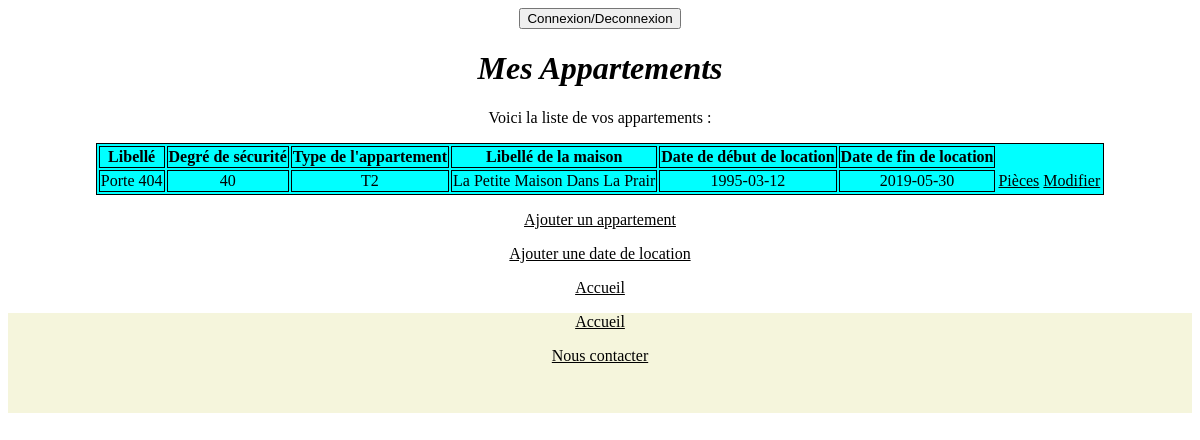
Screenshot of /index.php?cible=appartements&fonction=afficherAppartements (signed in) with the database file from the repository.
### tables this page shows
CREATE TABLE IF NOT EXISTS `appartement` (
  `Id_Appartement` int(11) NOT NULL AUTO_INCREMENT,
  `degreSecuriteAppartement` varchar(30) DEFAULT NULL,
  `libelleAppartement` varchar(30) DEFAULT NULL,
  `Id_Type_Appartement` int(11) NOT NULL,
  `Id_Maison` int(11) NOT NULL,
  PRIMARY KEY (`Id_Appartement`),
  KEY `Id_Type_Appartement` (`Id_Type_Appartement`),
  KEY `Id_Maison` (`Id_Maison`)
);

CREATE TABLE IF NOT EXISTS `type_appartement` (
  `Id_Type_Appartement` int(11) NOT NULL AUTO_INCREMENT,
  `libelle_type_appartement` varchar(50) DEFAULT NULL,
  PRIMARY KEY (`Id_Type_Appartement`)
);

CREATE TABLE IF NOT EXISTS `maison` (
  `Id_Maison` int(11) NOT NULL AUTO_INCREMENT,
  `nomMaison` varchar(30) DEFAULT NULL,
  `degreIsolation` int(11) DEFAULT NULL,
  `evaluationBase` varchar(30) DEFAULT NULL,
  `Id_Adresse` int(11) NOT NULL,
  PRIMARY KEY (`Id_Maison`),
  KEY `Id_Adresse` (`Id_Adresse`)
);

CREATE TABLE IF NOT EXISTS `locataire` (
  `Id_Appartement` int(11) NOT NULL,
  `dateDebutLocation` date NOT NULL,
  `dateFinLocation` date DEFAULT NULL,
  `Id_Utilisateur` int(11) NOT NULL,
  PRIMARY KEY (`Id_Appartement`,`dateDebutLocation`),
  KEY `Id_Utilisateur` (`Id_Utilisateur`)
);

### controleurs/appartements.php (called while the page is built, shortened)
<?php
include('./modele/requetes.appartements.php');
if (!isset($_GET['fonction']) || empty($_GET['fonction'])) {
    $function = "accueil";
    $alerte = "";
} else {
    $function = $_GET['fonction'];
}
switch ($function) {
    case 'afficherAppartements':
        $vue = "appartement";
        $title = "Mes Appartements";
        $entete = "Voici la liste de vos appartements :";
        $afficherAppartements = afficherAppartements($bdd);
        break;
}
include ('vues/header.php');
include ('vues/' . $vue . '.php');
include ('vues/footer.php');
?>

### index.php (called while the page is built, shortened)
<?php
if (isset($_GET['cible']) && !empty($_GET['cible'])) {
    $url = $_GET['cible'];
} else {
    $url = 'principal';
}
include('controleurs/' . $url . '.php');

### modele/requetes.appartements.php (called while the page is built, shortened)
<?php
function afficherAppartements(mysqli $bdd) {
    $query = 'SELECT * FROM `appartement` NATURAL JOIN locataire NATURAL JOIN maison NATURAL JOIN type_appartement WHERE Id_Utilisateur=' . $_SESSION['id'] . '';
    return mysqli_query($bdd, $query);
}
?>

### vues/appartement.php (the view, shortened to what this page needs)
<!DOCTYPE html>
    <html lang="fr">
        <head>
            <link rel="stylesheet" href="public/css/styles_con.css"/>
        </head>
    <body>
        <p><?php echo $entete; ?></p>
        <table class='appartement_table'>
        	<thead>
        		<tr>
                    <th class='appartement_td'>Libellé</th>
        			<th class='appartement_td'>Degré de sécurité</th>
                    <th class='appartement_td'>Type de l'appartement</th>
                    <th class='appartement_td'>Libellé de la maison</th>
                    <th class='appartement_td'>Date de début de location</th>
                    <th class='appartement_td'>Date de fin de location</th>
        		</tr>
        	</thead>
        	<tbody>
            <?php foreach ($afficherAppartements as $element) { ?>
                <tr>
                    <td class='appartement_td'>
        		    <?php echo $element['libelleAppartement']; ?>
                    </td>
                    <td class='appartement_td'>
                	<?php echo $element['degreSecuriteAppartement']; ?>
                    </td>
                    <td class='appartement_td'>
                    <?php echo $element['libelle_type_appartement']; ?>
                    </td>
                    <td class='appartement_td'>
                    <?php echo $element['nomMaison']; ?>
                    </td>
                    <td class='appartement_td'>
                    <?php echo $element['dateDebutLocation']; ?>
                    </td>
                    <td class='appartement_td'>
                    <?php echo $element['dateFinLocation']; ?>
                    </td>
                    <?php
                    echo '<td><a href="index.php?cible=pieces&fonction=afficherPieces&id='.$element['Id_Appartement'].'">Pièces</a></td>';
                    echo '<td><a href="index.php?cible=appartements&fonction=modifier&id='.$element['Id_Appartement'].'">Modifier</a></td>';
                    ?>
                </tr>
            <?php } ?>
        	</tbody>
        </table>
        <p><a href="index.php?cible=appartements&fonction=ajoutAppartement">Ajouter un appartement</a></p>
        <p><a href="index.php?cible=dateLocation&fonction=ajouterDateLocation">Ajouter une date de location</a></p>
        <p><a href="index.php">Accueil</a></p>
    </body>
</html>

### vues/header.php (shortened to what this page needs)
<!DOCTYPE html>
<html>
<head>
    <link rel="stylesheet" href="public/css/styles_con.css"/>
</head>
<body>
    <header>
        <form method="get" name="logInOut">
            <button type="submit" value="connexion_inscription" name="cible">Connexion/Deconnexion</button>
        </form>
        <?php echo '<h1>' . $title . '</h1>'; ?>
    </header>

### vues/footer.php (shortened to what this page needs)
<footer>
    <p><a href="index.php">Accueil</a></p>
    <p><a href="#">Nous contacter</a></p>
</footer>
</body>
</html>

### public/css/styles_con.css (style rules this page uses)
.appartement_table { background-color: aqua; align-items: center; margin-left: auto; margin-right: auto; border-width: 1px; border-color: black; border-style: solid; }
.appartement_td { border-width: 1px; border-color: black; border-style: solid; }
footer { height: 100px; background-color: beige; align-items: center; }
* { color: black; text-align: center; }
h1 { font-style: italic; text-align: center; }

### rows the page displays
appartement: libelleAppartement "Porte 404", degreSecuriteAppartement "40", Id_Type_Appartement.libelle_type_appartement "T2", Id_Maison.nomMaison "La Petite Maison Dans La Prair", locataire.dateDebutLocation "1995-03-12", locataire.dateFinLocation "2019-05-30"

### other values shown
$title "Mes Appartements"
$entete "Voici la liste de vos appartements :"
